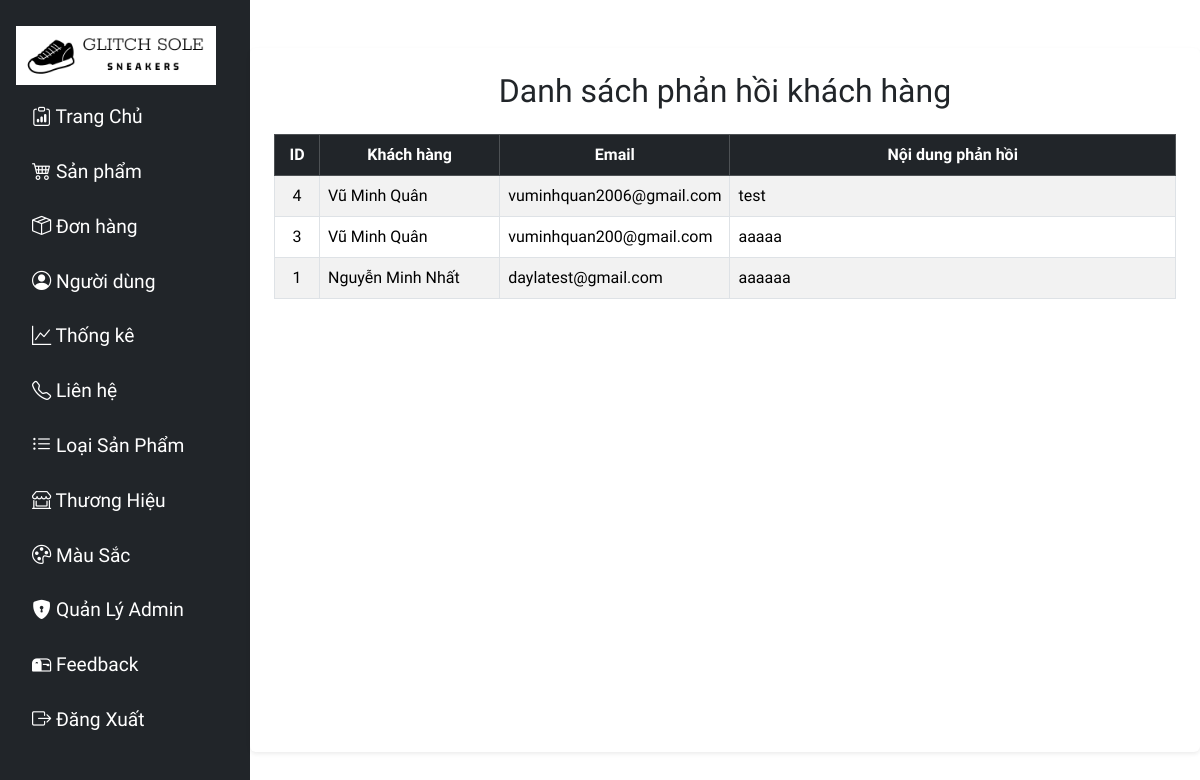
The page /view/admin/feedback.php (signed in) on the database its author committed.
### tables this page shows
CREATE TABLE `feedback` (
  `MA_FB` int(11) NOT NULL,
  `NOIDUNG` text NOT NULL,
  `MA_KH` int(11) NOT NULL
);

CREATE TABLE `khachhang` (
  `MA_KH` int(11) NOT NULL,
  `TEN_KH` varchar(100) NOT NULL,
  `DIACHI_KH` varchar(100) DEFAULT NULL,
  `SDT_KH` varchar(12) DEFAULT NULL,
  `GIOITINH` tinyint(4) DEFAULT NULL,
  `NGAYSINH` date DEFAULT NULL,
  `EMAIL` varchar(50) DEFAULT NULL,
  `TICHDIEM` int(11) DEFAULT 0,
  `PASS_KH` varchar(350) NOT NULL
);

### view/admin/feedback.php (the view, shortened to what this page needs)
<?php
include_once("../layout/sidebar.php");
include_once("../../config/config.php");
$sql_feedback = "SELECT * FROM feedback ORDER BY MA_FB DESC";
$result_feedback = mysqli_query($conn, $sql_feedback);
$sql_kh_all = "SELECT MA_KH, TEN_KH, EMAIL, SDT_KH FROM khachhang";
$result_kh_all = mysqli_query($conn, $sql_kh_all);
$khachhangs = [];
while ($row = mysqli_fetch_assoc($result_kh_all)) {
    $khachhangs[$row['MA_KH']] = $row;
}
$feedbacks = [];
while ($fb = mysqli_fetch_assoc($result_feedback)) {
    $feedbacks[] = $fb;
}
?>
<body>
<div class="container my-5 bg-white p-4 rounded shadow-sm">
    <h2 class="mb-4 text-center">Danh sách phản hồi khách hàng</h2>
    <?php if (count($feedbacks) > 0): ?>
    <div class="table-responsive">
        <table class="table table-striped table-bordered align-middle">
            <thead class="table-dark text-center">
                <tr>
                    <th scope="col" style="width:5%">ID</th>
                    <th scope="col" style="width:20%">Khách hàng</th>
                    <th scope="col" style="width:25%">Email</th>
                    <th scope="col">Nội dung phản hồi</th>
                </tr>
            </thead>
            <tbody>
                <?php foreach ($feedbacks as $fb):
                    if (isset($khachhangs[$fb['MA_KH']])) {
                        $ten_kh = $khachhangs[$fb['MA_KH']]['TEN_KH'];
                        $email_kh = $khachhangs[$fb['MA_KH']]['EMAIL'];
                    } else {
                        $ten_kh = "Không rõ";
                        $email_kh = "Không rõ";
                    }
                    $noidung_fb = $fb['NOIDUNG'];
                ?>
                <tr>
                    <td class="text-center"><?php echo $fb['MA_FB']; ?></td>
                    <td><?php echo $ten_kh; ?></td>
                    <td><?php echo $email_kh; ?></td>
                    <td><?php echo $noidung_fb; ?></td>
                </tr>
                <?php endforeach; ?>
            </tbody>
        </table>
    </div>
    <?php else: ?>
        <div class="alert alert-info text-center">Chưa có phản hồi nào.</div>
    <?php endif; ?>
</div>
</body>

### view/layout/sidebar.php (style rules this page uses)
* { font-family: 'Lexend'; }
body { overflow-x: hidden; }

### rows shown on the page
feedback: MA_FB "4", MA_KH.TEN_KH "Vũ Minh Quân", MA_KH.EMAIL "vuminhquan2006@gmail.com", NOIDUNG "test"
feedback: MA_FB "3", MA_KH.TEN_KH "Vũ Minh Quân", MA_KH.EMAIL "vuminhquan200@gmail.com", NOIDUNG "aaaaa"
feedback: MA_FB "1", MA_KH.TEN_KH "Nguyễn Minh Nhất", MA_KH.EMAIL "daylatest@gmail.com", NOIDUNG "aaaaaa"
